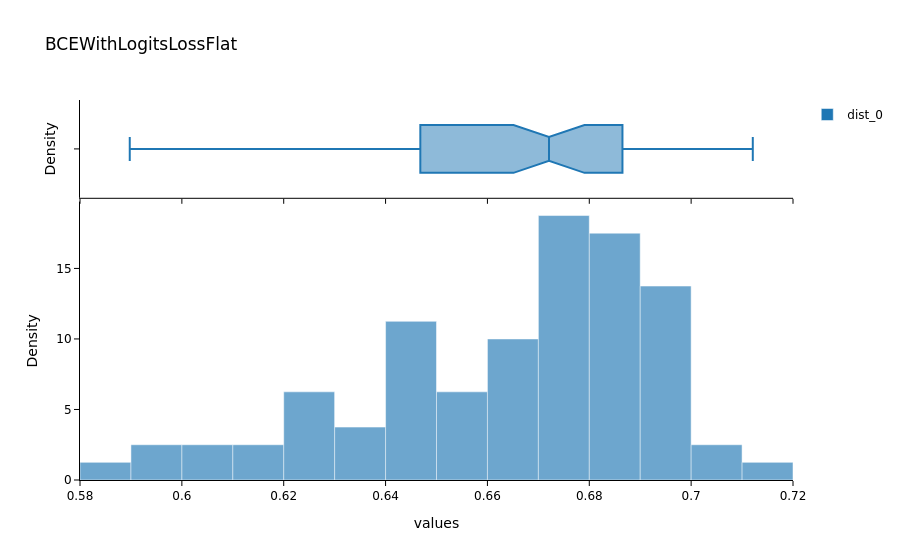
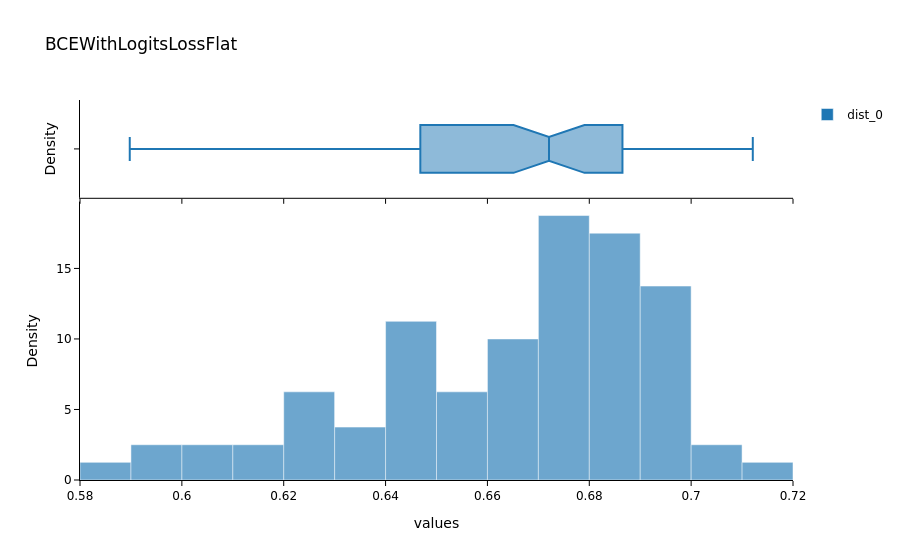

Write notebook code for charts like these, in order.
### Markdown cell above
### Evaluate the Model on Test Data

In the next cell, we will evaluate the performance of the trained model on unseen test data. This step is crucial to get an unbiased evaluation of the model's performance and understand how well it generalizes to new data.

- `test_X_path`: The path to the directory containing the low-resolution test images.
- `test_data`: A `DataLoader` object created from the test images.
- `evaluate_model(trainer, test_data, metrics=SSIMMetric(2))`: This function evaluates the model on the test dataset using the specified metrics (in this case, SSIM).

> Suggestions for customization:
>- Change the `test_X_path` variable to point to a different test dataset.
>- Add more metrics to the `metrics` parameter to get a comprehensive evaluation (e.g., `MSEMetric()`, `MAEMetric()`).
>- Save the evaluation results to a file for further analysis or reporting.

Evaluating the model on test data helps in understanding its performance in real-world scenarios and identifying any areas that may need further improvement.

### Code cell
# import pandas as pd
# test_csv_path = output_directory + '/patches_test.csv'
# df = pd.read_csv(test_csv_path, header='infer', delimiter=None, quoting=0)
# test_data = data.test_dl(df, with_labels=True)

test_data = test_biodataloader(data, output_directory + '/patches_test.csv')
# print length of test dataset
print('test images:', len(test_data.items))

evaluate_model(trainer, test_data, metrics=SSIMMetric(spatial_dims=2));

### Figure 1 — Plotly figure (JSON) as saved in the notebook; plotly's stock layout.template omitted (floating-point values rounded to 4 significant figures)
{"data": [{"bingroup": "x", "histnorm": "probability density", "hovertemplate": "dist=dist_0<br>values=%{x}<br>probability density=%{y}<extra></extra>", "legendgroup": "dist_0", "marker": {"color": "#1F77B4", "line": {"color": "white", "width": 0.5}, "opacity": 0.65, "pattern": {"shape": ""}}, "name": "dist_0", "orientation": "v", "showlegend": true, "type": "histogram", "x": [0.6904, 0.6601, 0.6827, 0.6721, 0.7018, 0.6872, 0.6893, 0.6247, 0.6468, 0.6982, 0.6801, 0.6572, 0.6724, 0.6487, 0.6564, 0.6419, 0.6495, 0.6087, 0.6469, 0.617, 0.6615, 0.6935, 0.5898, 0.6337, 0.6785, 0.626, 0.6229, 0.5987, 0.6746, 0.6488, 0.6583, 0.6527, 0.6795, 0.6864, 0.6854, 0.6871, 0.6396, 0.6743, 0.682, 0.6749, 0.6408, 0.6886, 0.6839, 0.6943, 0.6219, 0.6745, 0.6662, 0.6745, 0.6705, 0.672, 0.6661, 0.6607, 0.6467, 0.6938, 0.6729, 0.6621, 0.6712, 0.6826, 0.6883, 0.6762, 0.6614, 0.6943, 0.6862, 0.6977, 0.635, 0.6867, 0.6983, 0.6937, 0.6124, 0.6538, 0.7121, 0.6936, 0.6053, 0.6438, 0.6763, 0.6937, 0.6238, 0.5939, 0.6648, 0.704], "xaxis": "x", "yaxis": "y"}, {"customdata": [["dist_0"], ["dist_0"], ["dist_0"], ["dist_0"], ["dist_0"], ["dist_0"], ["dist_0"], ["dist_0"], ["dist_0"], ["dist_0"], ["dist_0"], ["dist_0"], ["dist_0"], ["dist_0"], ["dist_0"], ["dist_0"], ["dist_0"], ["dist_0"], ["dist_0"], ["dist_0"], ["dist_0"], ["dist_0"], ["dist_0"], ["dist_0"], ["dist_0"], ["dist_0"], ["dist_0"], ["dist_0"], ["dist_0"], ["dist_0"], ["dist_0"], ["dist_0"], ["dist_0"], ["dist_0"], ["dist_0"], ["dist_0"], ["dist_0"], ["dist_0"], ["dist_0"], ["dist_0"], ["dist_0"], ["dist_0"], ["dist_0"], ["dist_0"], ["dist_0"], ["dist_0"], ["dist_0"], ["dist_0"], ["dist_0"], ["dist_0"], ["dist_0"], ["dist_0"], ["dist_0"], ["dist_0"], ["dist_0"], ["dist_0"], ["dist_0"], ["dist_0"], ["dist_0"], ["dist_0"], ["dist_0"], ["dist_0"], ["dist_0"], ["dist_0"], ["dist_0"], ["dist_0"], ["dist_0"], ["dist_0"], ["dist_0"], ["dist_0"], ["dist_0"], ["dist_0"], ["dist_0"], ["dist_0"], ["dist_0"], ["dist_0"], ["dist_0"], ["dist_0"], ["dist_0"], ["dist_0"]], "hovertemplate": "dist=%{customdata[0]}<br>values=%{x}<extra></extra>", "legendgroup": "dist_0", "marker": {"color": "#1F77B4", "line": {"color": "white", "width": 0.5}}, "name": "dist_0", "notched": true, "showlegend": false, "type": "box", "x": [0.6904, 0.6601, 0.6827, 0.6721, 0.7018, 0.6872, 0.6893, 0.6247, 0.6468, 0.6982, 0.6801, 0.6572, 0.6724, 0.6487, 0.6564, 0.6419, 0.6495, 0.6087, 0.6469, 0.617, 0.6615, 0.6935, 0.5898, 0.6337, 0.6785, 0.626, 0.6229, 0.5987, 0.6746, 0.6488, 0.6583, 0.6527, 0.6795, 0.6864, 0.6854, 0.6871, 0.6396, 0.6743, 0.682, 0.6749, 0.6408, 0.6886, 0.6839, 0.6943, 0.6219, 0.6745, 0.6662, 0.6745, 0.6705, 0.672, 0.6661, 0.6607, 0.6467, 0.6938, 0.6729, 0.6621, 0.6712, 0.6826, 0.6883, 0.6762, 0.6614, 0.6943, 0.6862, 0.6977, 0.635, 0.6867, 0.6983, 0.6937, 0.6124, 0.6538, 0.7121, 0.6936, 0.6053, 0.6438, 0.6763, 0.6937, 0.6238, 0.5939, 0.6648, 0.704], "xaxis": "x2", "yaxis": "y2"}], "layout": {"barmode": "overlay", "font": {"color": "black", "family": "DejaVu Sans, Arial, sans-serif", "size": 12}, "legend": {"title": {"text": ""}, "tracegroupgap": 0}, "paper_bgcolor": "white", "plot_bgcolor": "white", "title": {"text": "BCEWithLogitsLossFlat"}, "xaxis": {"anchor": "y", "domain": [0, 1], "linecolor": "black", "linewidth": 1, "showgrid": false, "showline": true, "tickcolor": "black", "ticks": "outside", "tickwidth": 1, "title": {"text": "values"}}, "xaxis2": {"anchor": "y2", "domain": [0, 1], "linecolor": "black", "linewidth": 1, "matches": "x", "showgrid": false, "showline": true, "showticklabels": false, "tickcolor": "black", "ticks": "outside", "tickwidth": 1}, "yaxis": {"anchor": "x", "domain": [0, 0.7326], "linecolor": "black", "linewidth": 1, "showgrid": false, "showline": true, "tickcolor": "black", "ticks": "outside", "tickwidth": 1, "title": {"text": "Density"}}, "yaxis2": {"anchor": "x2", "domain": [0.7426, 1], "linecolor": "black", "linewidth": 1, "matches": "y2", "showgrid": false, "showline": true, "showticklabels": false, "tickcolor": "black", "ticks": "outside", "tickwidth": 1, "title": {"text": "Density"}}}}

### Figure 2 — Plotly figure (JSON) as saved in the notebook; plotly's stock layout.template omitted (floating-point values rounded to 4 significant figures)
{"data": [{"bingroup": "x", "histnorm": "probability density", "hovertemplate": "dist=dist_0<br>values=%{x}<br>probability density=%{y}<extra></extra>", "legendgroup": "dist_0", "marker": {"color": "#1F77B4", "line": {"color": "white", "width": 0.5}, "opacity": 0.65, "pattern": {"shape": ""}}, "name": "dist_0", "orientation": "v", "showlegend": true, "type": "histogram", "x": [0.6904, 0.6601, 0.6827, 0.6721, 0.7018, 0.6872, 0.6893, 0.6247, 0.6468, 0.6982, 0.6801, 0.6572, 0.6724, 0.6487, 0.6564, 0.6419, 0.6495, 0.6087, 0.6469, 0.617, 0.6615, 0.6935, 0.5898, 0.6337, 0.6785, 0.626, 0.6229, 0.5987, 0.6746, 0.6488, 0.6583, 0.6527, 0.6795, 0.6864, 0.6854, 0.6871, 0.6396, 0.6743, 0.682, 0.6749, 0.6408, 0.6886, 0.6839, 0.6943, 0.6219, 0.6745, 0.6662, 0.6745, 0.6705, 0.672, 0.6661, 0.6607, 0.6467, 0.6938, 0.6729, 0.6621, 0.6712, 0.6826, 0.6883, 0.6762, 0.6614, 0.6943, 0.6862, 0.6977, 0.635, 0.6867, 0.6983, 0.6937, 0.6124, 0.6538, 0.7121, 0.6936, 0.6053, 0.6438, 0.6763, 0.6937, 0.6238, 0.5939, 0.6648, 0.704], "xaxis": "x", "yaxis": "y"}, {"customdata": [["dist_0"], ["dist_0"], ["dist_0"], ["dist_0"], ["dist_0"], ["dist_0"], ["dist_0"], ["dist_0"], ["dist_0"], ["dist_0"], ["dist_0"], ["dist_0"], ["dist_0"], ["dist_0"], ["dist_0"], ["dist_0"], ["dist_0"], ["dist_0"], ["dist_0"], ["dist_0"], ["dist_0"], ["dist_0"], ["dist_0"], ["dist_0"], ["dist_0"], ["dist_0"], ["dist_0"], ["dist_0"], ["dist_0"], ["dist_0"], ["dist_0"], ["dist_0"], ["dist_0"], ["dist_0"], ["dist_0"], ["dist_0"], ["dist_0"], ["dist_0"], ["dist_0"], ["dist_0"], ["dist_0"], ["dist_0"], ["dist_0"], ["dist_0"], ["dist_0"], ["dist_0"], ["dist_0"], ["dist_0"], ["dist_0"], ["dist_0"], ["dist_0"], ["dist_0"], ["dist_0"], ["dist_0"], ["dist_0"], ["dist_0"], ["dist_0"], ["dist_0"], ["dist_0"], ["dist_0"], ["dist_0"], ["dist_0"], ["dist_0"], ["dist_0"], ["dist_0"], ["dist_0"], ["dist_0"], ["dist_0"], ["dist_0"], ["dist_0"], ["dist_0"], ["dist_0"], ["dist_0"], ["dist_0"], ["dist_0"], ["dist_0"], ["dist_0"], ["dist_0"], ["dist_0"], ["dist_0"]], "hovertemplate": "dist=%{customdata[0]}<br>values=%{x}<extra></extra>", "legendgroup": "dist_0", "marker": {"color": "#1F77B4", "line": {"color": "white", "width": 0.5}}, "name": "dist_0", "notched": true, "showlegend": false, "type": "box", "x": [0.6904, 0.6601, 0.6827, 0.6721, 0.7018, 0.6872, 0.6893, 0.6247, 0.6468, 0.6982, 0.6801, 0.6572, 0.6724, 0.6487, 0.6564, 0.6419, 0.6495, 0.6087, 0.6469, 0.617, 0.6615, 0.6935, 0.5898, 0.6337, 0.6785, 0.626, 0.6229, 0.5987, 0.6746, 0.6488, 0.6583, 0.6527, 0.6795, 0.6864, 0.6854, 0.6871, 0.6396, 0.6743, 0.682, 0.6749, 0.6408, 0.6886, 0.6839, 0.6943, 0.6219, 0.6745, 0.6662, 0.6745, 0.6705, 0.672, 0.6661, 0.6607, 0.6467, 0.6938, 0.6729, 0.6621, 0.6712, 0.6826, 0.6883, 0.6762, 0.6614, 0.6943, 0.6862, 0.6977, 0.635, 0.6867, 0.6983, 0.6937, 0.6124, 0.6538, 0.7121, 0.6936, 0.6053, 0.6438, 0.6763, 0.6937, 0.6238, 0.5939, 0.6648, 0.704], "xaxis": "x2", "yaxis": "y2"}], "layout": {"barmode": "overlay", "font": {"color": "black", "family": "DejaVu Sans, Arial, sans-serif", "size": 12}, "legend": {"title": {"text": ""}, "tracegroupgap": 0}, "paper_bgcolor": "white", "plot_bgcolor": "white", "title": {"text": "BCEWithLogitsLossFlat"}, "xaxis": {"anchor": "y", "domain": [0, 1], "linecolor": "black", "linewidth": 1, "showgrid": false, "showline": true, "tickcolor": "black", "ticks": "outside", "tickwidth": 1, "title": {"text": "values"}}, "xaxis2": {"anchor": "y2", "domain": [0, 1], "linecolor": "black", "linewidth": 1, "matches": "x", "showgrid": false, "showline": true, "showticklabels": false, "tickcolor": "black", "ticks": "outside", "tickwidth": 1}, "yaxis": {"anchor": "x", "domain": [0, 0.7326], "linecolor": "black", "linewidth": 1, "showgrid": false, "showline": true, "tickcolor": "black", "ticks": "outside", "tickwidth": 1, "title": {"text": "Density"}}, "yaxis2": {"anchor": "x2", "domain": [0.7426, 1], "linecolor": "black", "linewidth": 1, "matches": "y2", "showgrid": false, "showline": true, "showticklabels": false, "tickcolor": "black", "ticks": "outside", "tickwidth": 1, "title": {"text": "Density"}}}}
